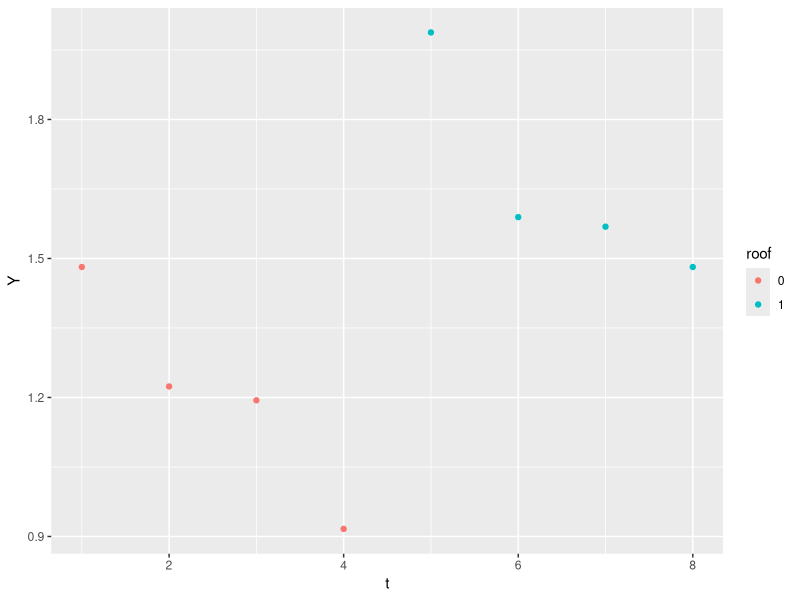
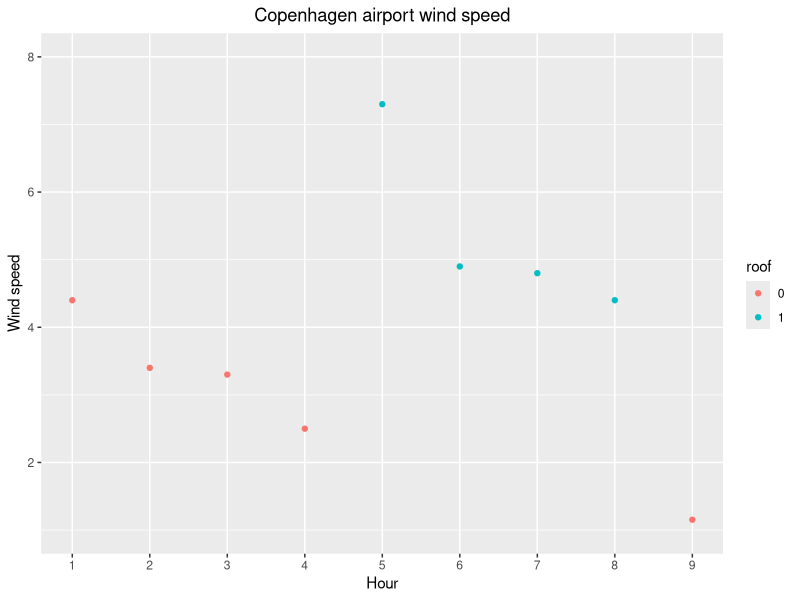

These figures' R source, in order:
#Load packages
require(ggplot2)

#Load data set
data = c(4.4, 3.4, 3.3, 2.5, 7.3, 4.9, 4.8, 4.4)
#Log transform data
data <- log(data)
anemo_loc = c(rep(0, 4), rep(1, 4))
df = data.frame(t = 1:length(data), roof = anemo_loc, Y = data)
df$roof <- as.factor(df$roof)

ggplot(df, aes(x = t, y = Y, color = roof)) + geom_point()

#Define linear model
lm1 <- lm(Y ~ t + roof, data = df)
summary(lm1)

new_data = data.frame(t = 9, roof = as.factor(0))
pred <- predict(lm1, newdata = new_data, interval = "pred", level = 0.9)

#Add predicted value to data frame and visualize the result
df_new <- rbind(df, data.frame(t = 9, roof = as.factor(0), Y = pred[1]))
ggplot(df_new, aes(x = t, y = exp(Y), color = roof)) + geom_point() +
  scale_x_continuous(breaks = seq(1, 9, 1), minor_breaks = seq(1, 9, 1)) +
  ylim(c(1, 8)) + ylab("Wind speed") + xlab("Hour") +
  ggtitle("Copenhagen airport wind speed") + 
  theme(plot.title = element_text(hjust = 0.5))
